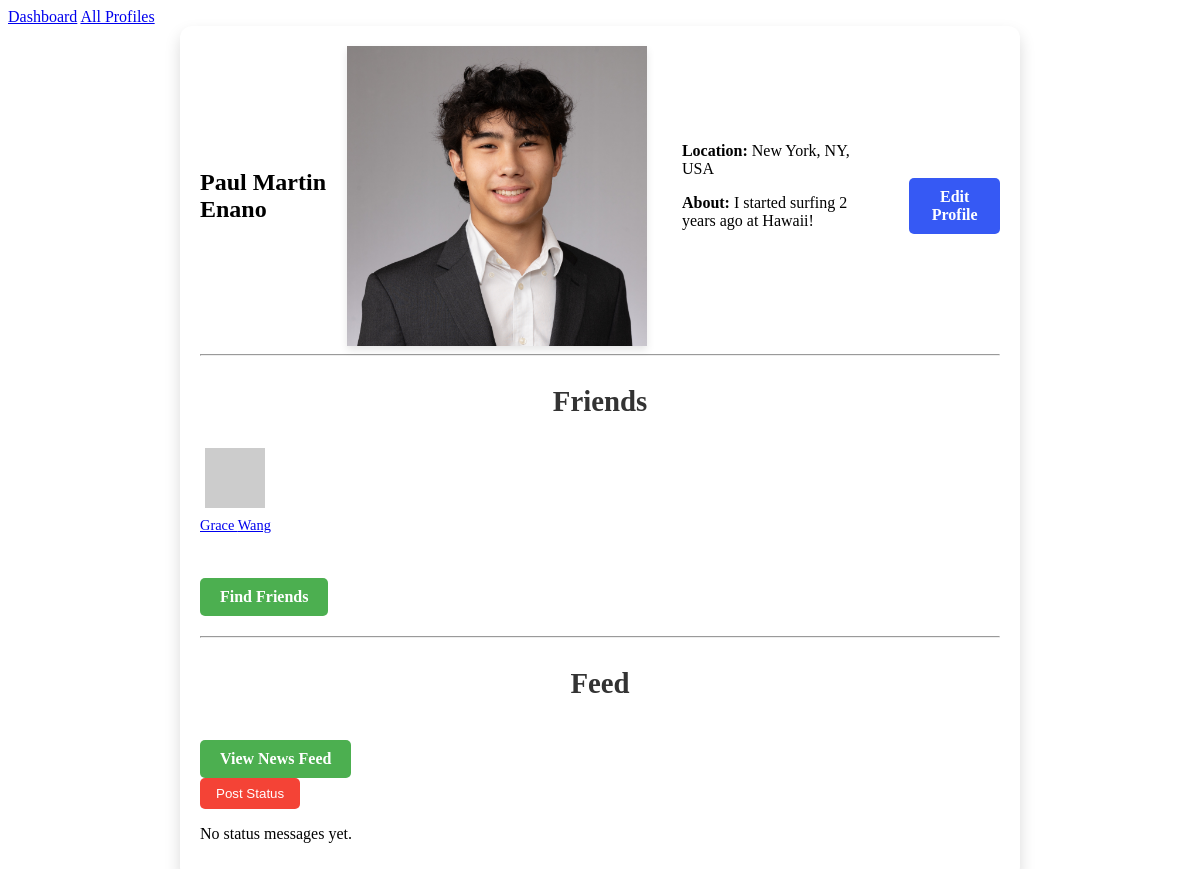
/profile/6/ (signed in), run on an earlier commit of the app's database.
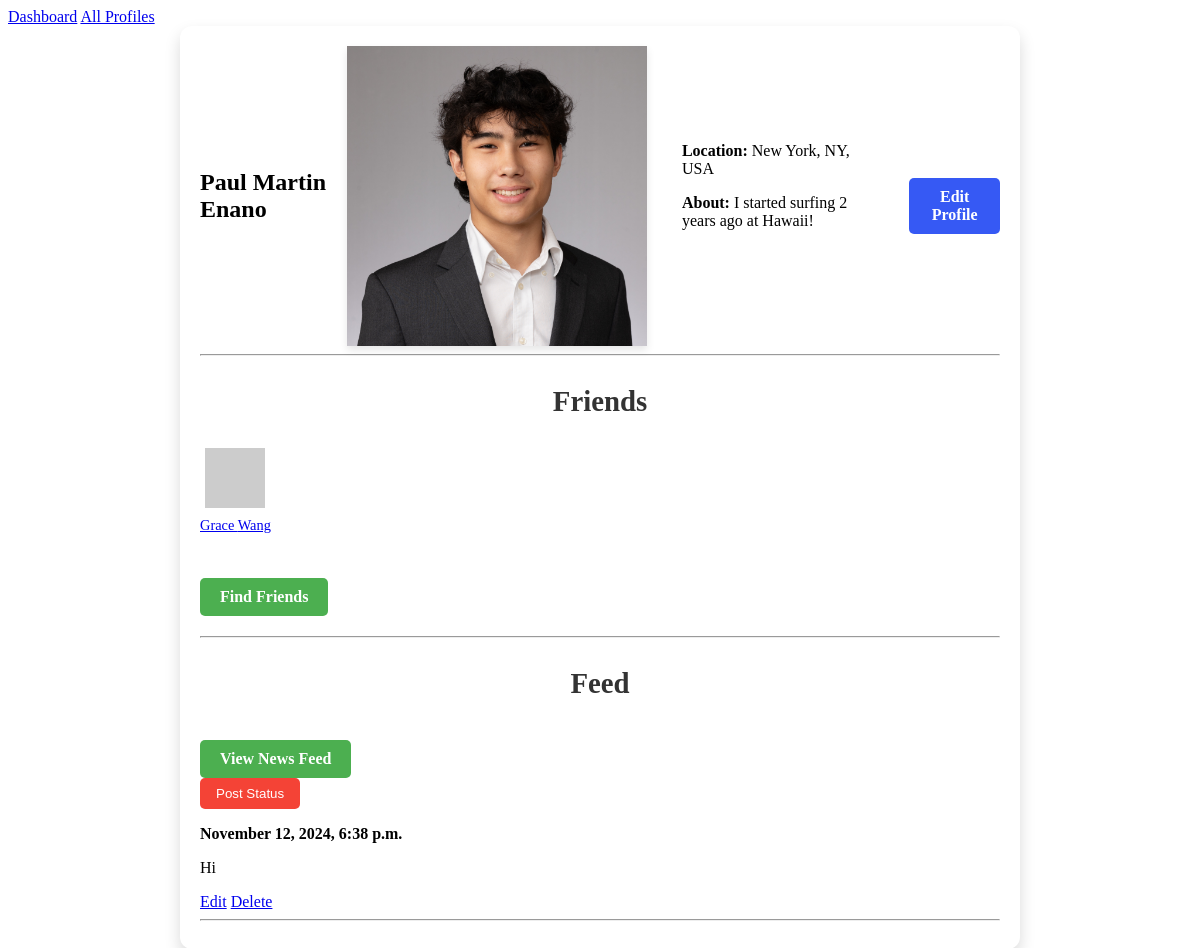
And on a later commit of the database.
### tide/models.py (models this page shows, shortened)
class Profile(models.Model):
    user = models.OneToOneField(User, on_delete=models.CASCADE)  # Each user has one profile
    fname = models.CharField(max_length=100)
    lname = models.CharField(max_length=100)
    city = models.CharField(max_length=100)
    email = models.EmailField()
    image = models.ImageField(upload_to='profile_images/', blank=True, null=True)
    bio = models.TextField(default="This is where you can add a bio or description about the user.", blank=True)
    def get_friends(self):
        friends = Friend.objects.filter(models.Q(profile1=self) | models.Q(profile2=self))
        return [f.profile2 if f.profile1 == self else f.profile1 for f in friends]

class StatusMessage(models.Model):
    timestamp = models.DateTimeField(auto_now_add=True)
    message = models.TextField()
    profile = models.ForeignKey('Profile', on_delete=models.CASCADE, related_name='status_messages')
    def get_images(self):
        return self.images.all()

### tide/views.py (the view)
# urls.py: path('profile/<int:pk>/', views.ShowProfilePageView.as_view(), name='show_profile'),
class ShowProfilePageView(LoginRequiredMixin, DetailView):
    model = Profile
    template_name = 'tide/show_profile.html'
    context_object_name = 'profile'
    login_url = '/login/'

### tide/templates/tide/show_profile.html (shortened to what this page needs)
{% extends 'tide/base.html' %}
{% block content %}
<div class="profile-expanded-card">
    <div class="profile-header">
        <h2>{{ profile.fname }} {{ profile.lname }}</h2>
        {% if profile.image %}
            <img src="{{ profile.image.url }}" class="profile-image-large" alt="{{ profile.fname }} {{ profile.lname }}">
        {% else %}
            <img src="https://picsum.photos/400/300" class="profile-image-large" alt="Default Profile Image">
        {% endif %}
        <div class="profile-info">
            <p><strong>Location:</strong> {{ profile.city }}</p>
            <p><strong>About:</strong> {{ profile.bio }}</p>
        </div>
        {% if request.user == profile.user %}
            <a href="{% url 'update_profile' profile.pk %}" class="edit-profile-button">Edit Profile</a>
        {% endif %}
    </div>
    <hr>
    <div class="friends-section">
        <h3>Friends</h3>
        <div class="friends-container">
            {% for friend in profile.get_friends %}
                <div class="friend-card">
                    <a href="{% url 'show_profile' friend.pk %}">
                        {% if friend.image and friend.image.name %}
                            <img src="{{ friend.image.url }}" class="friend-image" alt="{{ friend.fname }} {{ friend.lname }}">
                        {% else %}
                            <img src="https://picsum.photos/60/60" class="friend-image" alt="Default Profile Image">
                        {% endif %}
                        <p class="friend-name">{{ friend.fname }} {{ friend.lname }}</p>
                    </a>
                </div>
            {% empty %}
                <p>{{ profile.fname }} has no friends yet.</p>
            {% endfor %}
        </div>
        <a href="{% url 'friend_suggestions' profile.pk %}" class="profile-button">Find Friends</a>
    </div>
    <hr>
    <div class="profile-newsfeed">
        <h3>Feed</h3>
        {% if request.user == profile.user %}
            <a href="{% url 'news_feed' profile.pk %}" class="profile-button">View News Feed</a>
        {% endif %}
        {% if request.user == profile.user %}
            <form action="{% url 'create_status_message' profile.pk %}" method="post" enctype="multipart/form-data">
                <button type="submit" class="post-status-button">Post Status</button>
            </form>
        {% endif %}
        <div class="status-messages">
            {% for status in profile.status_messages.all %}
                <div class="status-message">
                    <p><strong>{{ status.timestamp|date:"F j, Y, g:i a" }}</strong></p>
                    <p>{{ status.message }}</p>
                    {% if request.user == profile.user %}
                        <div class="status-actions">
                            <a href="{% url 'update_status_message' status.pk %}" class="update-status-button">Edit</a>
                            <a href="{% url 'delete_status_message' status.pk %}" class="delete-status-button">Delete</a>
                        </div>
                    {% endif %}
                </div>
                <hr>
            {% empty %}
                <p>No status messages yet.</p>
            {% endfor %}
        </div>
    </div>
</div>
{% endblock %}

### tide/templates/tide/base.html (shortened to what this page needs)
<!DOCTYPE html>
<html lang="en">
<head>
    {% load static %}
    <link rel="stylesheet" type="text/css" href="{% static 'tide/tidestyles.css' %}">
</head>
<body>
    <header>
        <nav>
            <a href="{% url 'dashboard' %}">Dashboard</a>
            <a href="{% url 'show_all_profiles' %}">All Profiles</a>
        </nav>
    </header>
    <main>
    {% block content %}
    {% endblock %}
    </main>
</body>
</html>

### tide/static/tide/tidestyles.css (style rules this page uses)
.profile-info { padding: 15px; }
button[type="submit"] { background-color: #f44336; color: white; padding: 8px 16px; border: none; border-radius: 5px; cursor: pointer; transition: background-color 0.3s; }
.profile-expanded-card { max-width: 800px; margin: 0 auto; padding: 20px; background-color: #ffffff; border-radius: 12px; box-shadow: 0 8px 16px rgba(0, 0, 0, 0.15); }
.profile-header { display: flex; align-items: center; gap: 20px; }
.profile-image-large { width: 300px; height: 300px; object-fit: cover; box-shadow: 0 4px 8px rgba(0, 0, 0, 0.1); }
.profile-info { margin-bottom: 20px; }
.friends-section { margin: 20px 0; }
.friends-container { display: flex; overflow-x: auto; padding: 10px 0; }
.friend-card { margin-right: 10px; text-align: center; }
.friend-image { width: 60px; height: 60px; object-fit: cover; }
.friend-name { font-size: 0.9em; margin-top: 5px; }
h3 { text-align: center; color: #333; font-size: 1.8em; margin-bottom: 20px; }
.profile-button { display: inline-block; margin-top: 20px; padding: 10px 20px; background-color: #4CAF50; color: white; text-align: center; font-weight: bold; text-decoration: none; border-radius: 5px; transition: background-color 0.3s ease; }
.edit-profile-button { display: inline-block; margin-top: 20px; padding: 10px 20px; background-color: #3659f4; color: white; text-align: center; font-weight: bold; text-decoration: none; border-radius: 5px; transition: background-color 0.3s ease; }

What changed in the data, as far as the page shows it:
added StatusMessage: timestamp "November 12, 2024, 6:38 p.m.", message "Hi"
Also different on the page:
text no longer shown: "No status messages yet."
